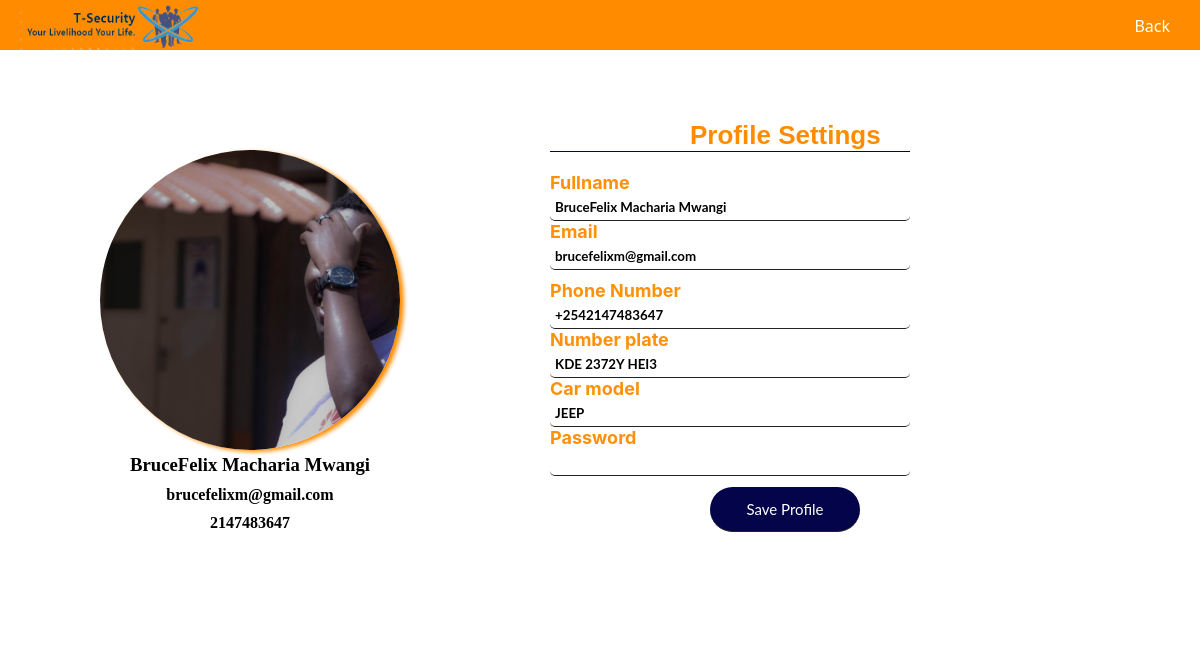
/Front-end/Driver/profile.php (signed in), run on the app's committed database.
### tables this page shows
CREATE TABLE `drivers` (
  `id` int(255) NOT NULL,
  `name` varchar(255) NOT NULL,
  `mail` varchar(255) NOT NULL,
  `profile` varchar(255) NOT NULL,
  `phone_number` int(255) NOT NULL,
  `password` varchar(255) NOT NULL
);

CREATE TABLE `taxi` (
  `id` int(255) NOT NULL,
  `mail` varchar(255) NOT NULL,
  `plates` varchar(255) NOT NULL,
  `model` varchar(255) NOT NULL,
  `picture` varchar(255) NOT NULL
);

### Front-end/Driver/profile.php (the view, shortened to what this page needs)
<?php
require "../../Back-end/connection.php";
if(isset($_SESSION['username'])){
    $mail = $_SESSION['email'];
    $selectDetails = "SELECT * FROM drivers WHERE mail = '$mail' ";
    $selectTaxi = "SELECT * FROM taxi where mail = '$mail'";
    $result = mysqli_query($connection,$selectDetails);
    $taxiresult = mysqli_query($connection,$selectTaxi);
    if((mysqli_num_rows($result) > 0) && (mysqli_num_rows($taxiresult) > 0)) {
    $driverresult = mysqli_fetch_assoc($result);
    $carresult = mysqli_fetch_assoc($taxiresult);
}
}
else{
    header("location: driverlogin.html");
}
?>
<!DOCTYPE html>
<html lang="en">
<head>
    <link rel="stylesheet" href="../Driver/styles/profile.css">
</head>
<body>
    <header>
        <nav>
            <div class="icon">
                <img src="../../images/logos/company-logo.png" alt="company logo">
            </div>
            <div class="nav-bar">
                <a href="driver.php">Back</a>
            </div>
        </nav>
    </header>
    <main>
        <div class="left">
            <div class="img">
                <?php echo "<img class='theimage' src='../../Back-end/photos/people/".$driverresult['profile']."'>"?>
                <h3><?php echo $driverresult['name'];?></h3>
                <p><?php echo $driverresult['mail'];?></p>
                <p><?php echo $driverresult['phone_number'];?></p>
            </div>
        </div>
        <div class="profile">
            <form action="../../Back-end/driver/profile.php" method="POST" enctype="multipart/form-data">
                <legend> <strong>Profile Settings</strong></legend>
                <div class="names">
                        <label for="name">Fullname</label><br>
                        <input type="text" name="name" class="holder" value="<?php echo $driverresult['name'];?>">
                </div>
                <div class="mail">
                    <label for="mail">Email</label><br>
                    <input type="email" name="mail" value="<?php echo $driverresult['mail'];?>">
                </div>
                <div class="other-details">
                    <div>
                        <label for="number">Phone Number</label><br>
                        <input type="tel" name="number" value="+254<?php echo $driverresult['phone_number'];?>">
                    </div>
                    <div>
                        <label for="plates">Number plate</label> <br>
                        <input type="text" name="plates" value="<?php echo $carresult['plates'];?>">
                    </div>
                    <div>
                        <label for="model">Car model</label> <br>
                        <input type="text" name="model" value="<?php echo $carresult['model'];?>">
                    </div>
                    <div>
                        <label for="password">Password</label> <br>
                        <input type="password" name="password">
                    </div>
                </div>
                <input type="submit" name='edit' value="Save Profile">
            </form>
        </div>
    </main>
</body>
</html>

### Front-end/Driver/styles/profile.css (style rules this page uses)
* { box-sizing: border-box; margin: 0; padding: 0; }
a { color: white; }
header { min-width: 100%; }
nav { display: flex; flex-direction: row; background-color: #FF8C00; height: 50px; min-width: 100%; justify-content: space-between; }
.icon { justify-content: flex-start; align-self: flex-start; width: 150px; height: 100px; padding: 0px 200px 0px 0px; }
.icon img { height: 50px; width: 200px; padding: 0 0 0 20px; margin: 0; }
a { padding: 5px 10px; display: inline-block; text-decoration: none; font-family: 'Segoe UI', Tahoma, Geneva, Verdana, sans-serif; }
.nav-bar { margin: 10px 20px; }
main { display: flex; flex-direction: row; flex-wrap: wrap; }
.left { height: min-content; background-color: rgb(255, 255, 255); }
.img { padding: 100px; margin-bottom: 0; text-align: center; }
.img img { height: 300px; width: 300px; border-radius: 50%; box-shadow: 4px 2px 4px #FF8C00; }
.img h4, p { margin: 10px 0; font-weight: 800; }
.profile { height: max-content; flex-grow: 2; }
form { display: flex; flex-direction: column; padding: 50px ; background-color: linear-gradient(to bottom, white, rgba(243, 243, 241, 0.316)); }
legend { padding-left: 140px; width: 60%; border-bottom: 1px solid #04044A; margin: 20px 0; font-size: 26px; color: #FF8C00; font-weight: 900; font-family: 'Trebuchet MS', 'Lucida Sans Unicode', 'Lucida Grande', 'Lucida Sans', Arial, sans-serif; }
input { color: #000000; font-weight: bold; font-family: lato, sans-serif; margin-top: 1px; box-sizing: border-box; position: relative; display: block; width: 60%; border: none; border-bottom: rgb(36, 34, 34) 1px solid; padding: 5px; outline: #FF8C00; border-radius: 5px; }
input[type=tel] { font-weight: bold; margin-top: 1px; display: block; width: 60%; border: none; border-bottom: rgb(36, 34, 34) 1px solid; padding: 5px; }
form label { font-weight: bolder; font-size: 18px; font-family: -apple-system, BlinkMacSystemFont, 'Segoe UI', Roboto, Oxygen, Ubuntu, Cantarell, 'Open Sans', 'Helvetica Neue', sans-serif; color: #ff9009; }
input[type=submit] { color: rgb(255, 255, 255); font-weight: inherit; font-stretch: inherit; font-size: 15px; line-height: inherit; font-family: lato, sans-serif; appearance: button; cursor: pointer; width: 25%; box-sizing: border-box; padding: 13px 25px; border-radius: 24px; background-color: #04044A; justify-content: center; margin-left: 160px; }
.other-details { margin: 10px 0; }
.names { width: 100%; }
.holder::placeholder { text-transform: uppercase; }
.theimage { z-index: 100; object-fit: cover; object-position: center; }

### data on the page
drivers: profile (picture), name "BruceFelix Macharia Mwangi", mail "brucefelixm@gmail.com", phone_number "2147483647", number "+2542147483647"
taxi: plates "KDE 2372Y HEI3", model "JEEP"
